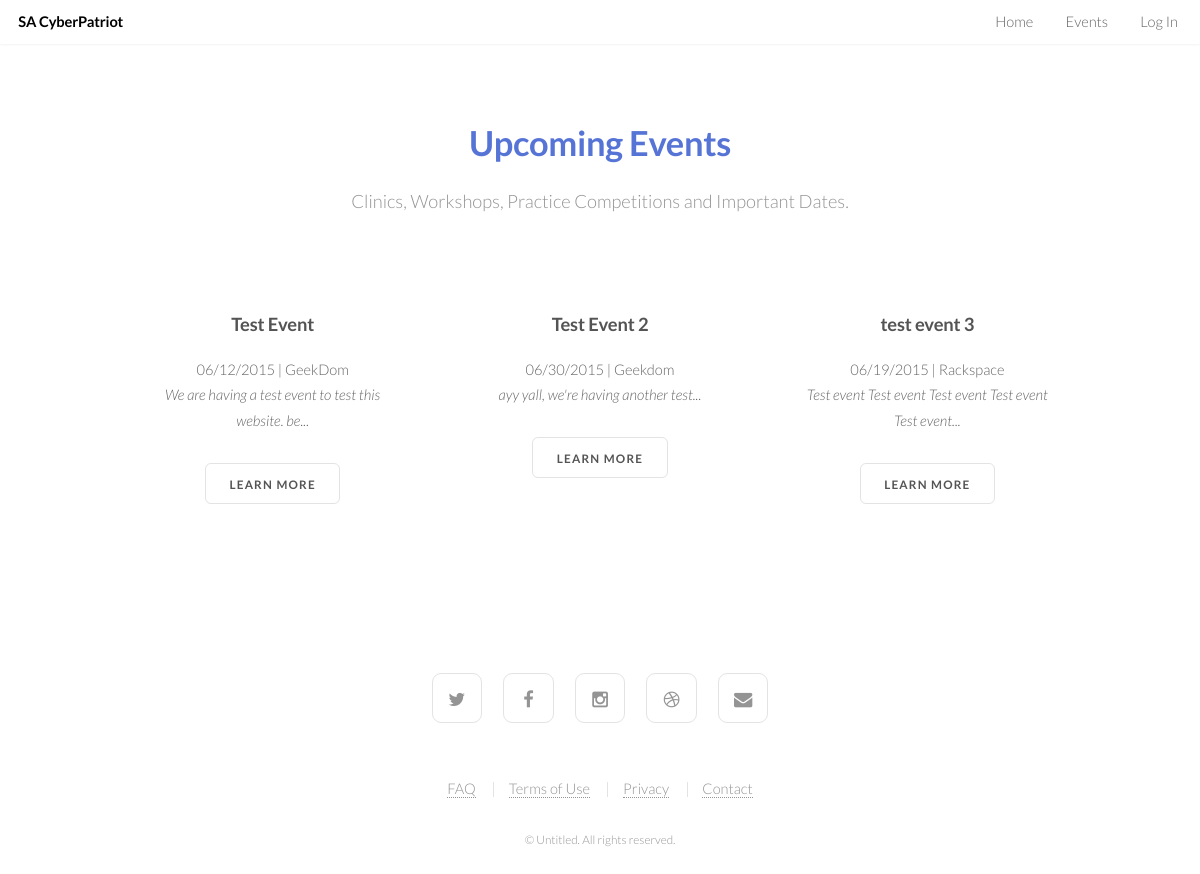
Screenshot of /events.php with the database file from the repository.
### tables this page shows
CREATE TABLE `events` (
  `event_id` int(255) NOT NULL AUTO_INCREMENT,
  `name` varchar(255) NOT NULL,
  `description` text,
  `location` varchar(255) DEFAULT NULL,
  `date` varchar(255) NOT NULL,
  PRIMARY KEY (`event_id`)
);

### events.php (the view, shortened to what this page needs)
<!DOCTYPE HTML>
<html>
	<head>
	</head>
	<body>
			<header id="header" class="skel-layers-fixed">
        <h1><a href="index.php"  id="eventsa">SA CyberPatriot</a></h1>
				<nav id="nav">
					<ul>
						<li><a href="index.php">Home</a></li>
						<li><a href="events.php">Events</a></li>
						<li><a href="login/index.php">Log In</a></li>
					</ul>
				</nav>
			</header>
      <section id="three" class="wrapper style1">
				<div class="container">
					<header class="major">
						<h2>Upcoming Events</h2>
						<p>Clinics, Workshops, Practice Competitions and Important Dates.</p>
					</header>
					<div class="row">
						<?php
						include_once("includes/database.php");
						$stmt = $mysqli->prepare('SELECT event_id, name, location, date, description FROM events');
						$stmt->execute();
						$stmt->bind_result($event_id, $name, $location, $date, $raw_description);
						$stmt->store_result();
						while($row = $stmt->fetch()) {
							$description = strip_tags(substr( $raw_description, 0, strrpos( substr( $raw_description, 0, 55), ' ' ) )) . "...";
							echo "
							<div class='4u 6u(medium) 12u$(small)'>
								<article class='box post'>
									<h3>$name</h3>
									$date | $location
									<p><i>$description</i><p>
									<ul class='actions'>
										<li><a href='event.php?id=$event_id' class='button'>Learn More</a></li>
									</ul>
								</article>
							</div>
							";
						}
						?>
					</div>
				</div>
			</section>
			<footer id="footer">
				<ul class="icons">
					<li><a href="#" class="icon fa-twitter"><span class="label">Twitter</span></a></li>
					<li><a href="#" class="icon fa-facebook"><span class="label">Facebook</span></a></li>
					<li><a href="#" class="icon fa-instagram"><span class="label">Instagram</span></a></li>
					<li><a href="#" class="icon fa-dribbble"><span class="label">Dribbble</span></a></li>
					<li><a href="#" class="icon fa-envelope"><span class="label">Envelope</span></a></li>
				</ul>
				<ul class="menu">
					<li><a href="#">FAQ</a></li>
					<li><a href="#">Terms of Use</a></li>
					<li><a href="#">Privacy</a></li>
					<li><a href="#">Contact</a></li>
				</ul>
				<span class="copyright">
					&copy; Untitled. All rights reserved.
				</span>
			</footer>
	</body>
</html>

### css/style-xlarge.css (style rules this page uses)
body, input, select, textarea { font-size: 12pt; }

### css/style-large.css (style rules this page uses)
body, input, select, textarea { font-size: 11pt; }

### rows the page displays
events: name "Test Event", date "06/12/2015", location "GeekDom", description "We are having a test event to test this website. be..."
events: name "Test Event 2", date "06/30/2015", location "Geekdom", description "ayy yall, we're having another test..."
events: name "test event 3", date "06/19/2015", location "Rackspace", description "Test event Test event Test event Test event Test event..."
